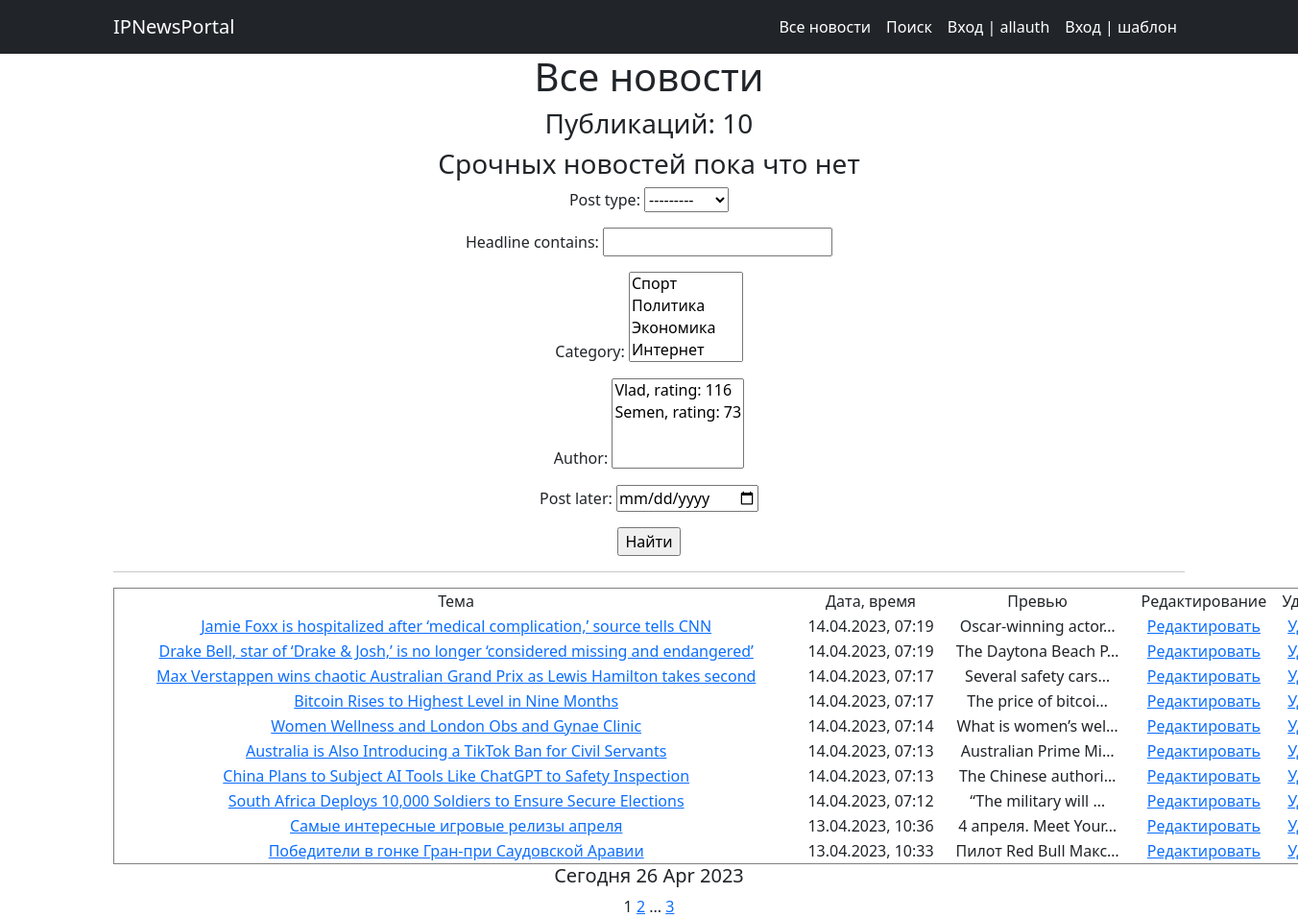
Page /news/ on the committed database.
### PortalApp/models.py (models this page shows, shortened)
class Post(models.Model):
    author = models.ForeignKey('Author', on_delete=models.CASCADE)
    post_type = models.CharField(max_length=4, choices=PostType, default=news)
    date_time = models.DateTimeField(auto_now_add=True)
    category = models.ManyToManyField('Category', through='PostCategory')
    headline = models.CharField(max_length=255)
    text = models.TextField()
    rating = models.IntegerField(default=0)

### PortalApp/views.py (the view)
# urls.py: path('', AllNews.as_view(), name='all_posts'),
class AllNews(ListView):
    model = Post
    ordering = '-date_time'
    template_name = 'allnews.html'
    context_object_name = 'all_news'    #обращение
    paginate_by = 10
    def get_queryset(self):
        queryset = super().get_queryset()
        self.filterset = PostFilter(self.request.GET, queryset)
        return self.filterset.qs
    def get_context_data(self, **kwargs):
        context = super().get_context_data(**kwargs)
        context['time_now'] = datetime.utcnow()
        context['breaking_news'] = None
        context['filterset'] = self.filterset
        return context

### PortalApp/models.py (called while the page is built)
    def __str__(self):
        return f'{self.user}, rating: {self.rating}'

    def __str__(self):
        return self.category_name

### PortalApp/templatetags/custom_filters.py (called while the page is built)
@register.filter()
def censor(value):
    if not isinstance(value,str):
        raise ValueError('Тип должен быть строковый')
    bad_words = ['редиска', 'дурак']
    words = value.split()
    for i in range(len(words)):
        word = words[i]
        if word.lower() in bad_words:
            words[i] =words[i][0] + '*' * len(word)
    censored_value = ' '.join(words)
    return censored_value

### PortalApp/templatetags/custom_tags.py (called while the page is built)
@register.simple_tag()
def current_time(format_string='%b %d %Y'):
    return datetime.utcnow().strftime(format_string)

@register.simple_tag(takes_context=True)
def url_replace(context, **kwargs):
    d = context['request'].GET.copy()
    for k, v in kwargs.items():
        d[k] = v
    return d.urlencode()

### templates/allnews.html (shortened to what this page needs)
{% extends 'flatpages/default.html' %}
{% load custom_filters %}
{% load custom_tags %}
{% block content %}
<h1>Все новости</h1>
<h3>Публикаций: {{ all_news|length }}</h3>
<h3> {{ breaking_news|default_if_none:"Срочных новостей пока что нет" }} </h3>
    <form action="" method="get">
           {{ filterset.form.as_p }}
           <input type="submit" value="Найти" />
     </form>
<hr>
{% if all_news %}
    <table border="1" width="1300" style="border-collapse:collapse;">
        <tr>
            <td>Тема</td>
            <td>Дата, время</td>
            <td>Превью</td>
            <td>Редактирование</td>
            <td>Удаление</td>
        </tr>
        {% for all_news in all_news %}
        <tr>
            <td><a href="http://127.0.0.1:8000/news/{{ all_news.pk }}">{{ all_news.headline|censor }}</a></td>
            <td>{{ all_news.date_time|date:"d.m.Y" }}, {{ all_news.date_time|time:"H:i" }}</td>
            <td>{{ all_news.text|truncatechars:20|censor }}</td>
            <td><a href="http://127.0.0.1:8000/news/{{ all_news.pk }}/update/">Редактировать</a></td>
            <td><a href="http://127.0.0.1:8000/news/{{ all_news.pk }}/delete/">Удалить</a></td>
        </tr>
        {% endfor %}
    </table>
<h5>Сегодня {% current_time '%d %b %Y' %}</h5>
{% else %}
<h2>Новостей нет</h2>
{% endif%}
{{ page_obj.number }}
{% if page_obj.has_next %}
    <a href="?{% url_replace page=page_obj.next_page_number %}">{{ page_obj.next_page_number }}</a>
    {% if paginator.num_pages != page_obj.next_page_number %}
        ...
        <a href="?{% url_replace page=page_obj.paginator.num_pages %}">{{ page_obj.paginator.num_pages }}</a>
    {% endif %}
{% endif %}
{% endblock content %}

### templates/flatpages/default.html (shortened to what this page needs)
<!DOCTYPE html>
{% load static %}
<html lang="en">
    <head>
        <link href="{% static 'css/styles.css' %}" rel="stylesheet" />
    </head>
    <body>
        <nav class="navbar navbar-expand-lg navbar-dark bg-dark">
            <div class="container">
                <a class="navbar-brand" href="http://127.0.0.1:8000/news/">IPNewsPortal</a>
                <div class="collapse navbar-collapse" id="navbarSupportedContent">
                    <ul class="navbar-nav ms-auto mb-2 mb-lg-0">
                        <li class="nav-item"><a class="nav-link active" aria-current="page" href="http://127.0.0.1:8000/news">Все новости</a></li>
                        <li class="nav-item"><a class="nav-link active" aria-current="page" href="http://127.0.0.1:8000/news/search">Поиск</a></li>
                        {% if not request.user.is_authenticated %} <li class="nav-item"><a class="nav-link active" aria-current="page" href="http://127.0.0.1:8000/accounts/login/">Вход | allauth</a></li>
                        {% else %} <li class="nav-item"><a class="nav-link active" aria-current="page" href="http://127.0.0.1:8000/accounts/logout/">{{request.user.username}} | Выйти</a></li>
                        {% endif %}
                        {% if not request.user.is_authenticated %} <li class="nav-item"><a class="nav-link active" aria-current="page" href="http://127.0.0.1:8000/sign/login/">Вход | шаблон</a></li>
                        {% endif %}
                    </ul>
                </div>
            </div>
        </nav>
        <div class="container">
            <div class="row">
                <div class="col-lg-12 text-center">
                   {% block content %}{% endblock content %}
                </div>
            </div>
        </div>
    </body>
</html>

### rows in the picture
Post: headline|censor "Jamie Foxx is hospitalized after ‘medical complication,’ source tells CNN", date_time "14.04.2023", date_time "07:19", text|censor "Oscar-winning actor…"
Post: headline|censor "Drake Bell, star of ‘Drake & Josh,’ is no longer ‘considered missing and endangered’", date_time "14.04.2023", date_time "07:19", text|censor "The Daytona Beach P…"
Post: headline|censor "Max Verstappen wins chaotic Australian Grand Prix as Lewis Hamilton takes second", date_time "14.04.2023", date_time "07:17", text|censor "Several safety cars…"
Post: headline|censor "Bitcoin Rises to Highest Level in Nine Months", date_time "14.04.2023", date_time "07:17", text|censor "The price of bitcoi…"
Post: headline|censor "Women Wellness and London Obs and Gynae Clinic", date_time "14.04.2023", date_time "07:14", text|censor "What is women’s wel…"
Post: headline|censor "Australia is Also Introducing a TikTok Ban for Civil Servants", date_time "14.04.2023", date_time "07:13", text|censor "Australian Prime Mi…"
Post: headline|censor "China Plans to Subject AI Tools Like ChatGPT to Safety Inspection", date_time "14.04.2023", date_time "07:13", text|censor "The Chinese authori…"
Post: headline|censor "South Africa Deploys 10,000 Soldiers to Ensure Secure Elections", date_time "14.04.2023", date_time "07:12", text|censor "“The military will …"
Post: headline|censor "Самые интересные игровые релизы апреля", date_time "13.04.2023", date_time "10:36", text|censor "4 апреля. Meet Your…"
Post: headline|censor "Победители в гонке Гран-при Саудовской Аравии", date_time "13.04.2023", date_time "10:33", text|censor "Пилот Red Bull Макс…"

### other values in the picture
{{ all_news|length }} "10"
{{ breaking_news|default_if_none:"Срочных новостей пока что нет" }} "Срочных новостей пока что нет"
{{ page_obj.number }} "1"
{{ page_obj.next_page_number }} "2"
{{ page_obj.paginator.num_pages }} "3"
